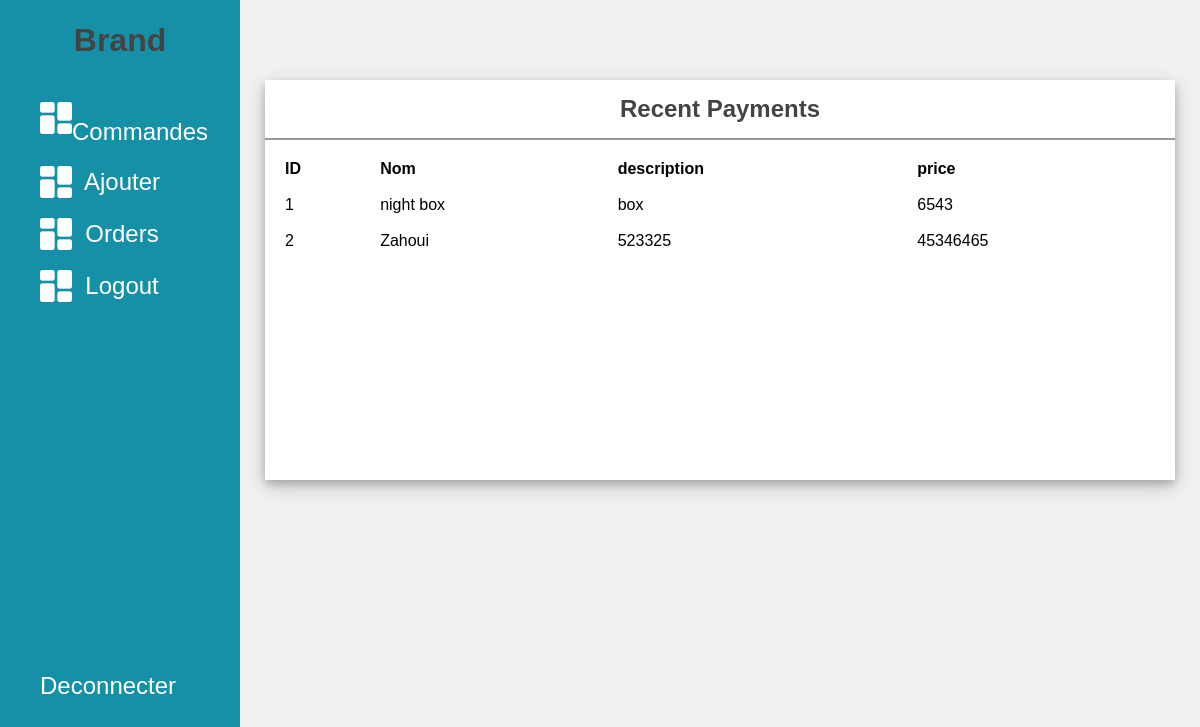
Page /admin/index.php (signed in) on the earlier database version.
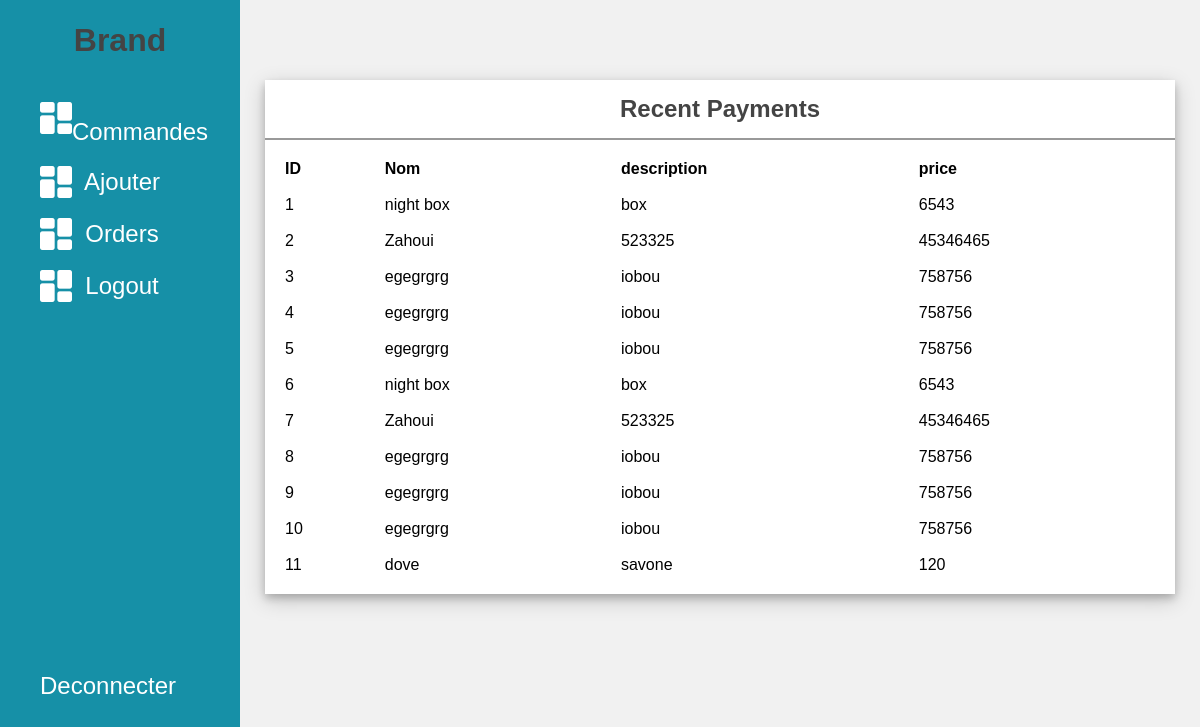
Same page on the later database version.
### tables this page shows
CREATE TABLE `product` (
  `id` int(11) NOT NULL,
  `name` varchar(255) NOT NULL,
  `price` int(11) NOT NULL,
  `description` text NOT NULL,
  `image_path` varchar(200) NOT NULL
);

### admin/index.php (the view, shortened to what this page needs)
<?php
$hostname = 'localhost:3307';
$username = 'root';
$password = 'root';
    $connect = mysqli_connect($hostname ,$username ,$password, "memoire");
$sql = "SELECT * FROM product ";
$resultat = mysqli_query($connect, $sql);
$products = $resultat->fetch_all(MYSQLI_ASSOC);
?>
<!DOCTYPE html>
<head>
    <link rel="stylesheet" href="styles.css">
</head>
<body>
    <div class="side-menu">
        <div class="brand-name">
            <h1>Brand</h1>
        </div>
        <ul>
            <li><img src="dashboard (2).png" alt=""> <a href="index.php">&nbsp; <span>Commandes</span> </a></li>
              <li><img src="dashboard (2).png" alt=""   > <a href="add.php">&nbsp; <span>Ajouter</span> </a></li>
               <li><img src="dashboard (2).png" alt=""  > <a href="orders.php">&nbsp; <span>Orders</span> </a></li>
               <li><img src="dashboard (2).png" alt=""  > <a href="logout.php">&nbsp; <span>Logout</span> </a></li>
			   <div style="height: 350px;"></div>
               <li > <a class="nav-link px-3" href="deconnect.php">Deconnecter</a></li>
          </ul>
    </div>
    <div class="container">
        <div class="content">
            <div class="content-2">
                <div class="recent-payments">
                    <div class="title">
                        <h2>Recent Payments</h2>
                    </div>
                    <table>
                        <thead>
                        <tr>
                            <th>ID</th>
                            <th>Nom</th>
                            <th>description</th>
                            <th>price</th>
                        </tr>
                    </thead>
                        <tbody>
            <?php foreach ($products as $product) { ?>
                <tr>
                <td><?= $product['id'] ?> </td>
                <td><?= $product['name'] ?> </td>
                <td><?= $product['description'] ?> </td>
                <td><?= $product['price'] ?> </td>
                </tr>
            <?php } ?>
          </tbody>
                    </table>
                </div>
            </div>
        </div>
    </div>
</body>
</html>

Differences in the rows shown:
added product: id "3", name "egegrgrg", description "iobou", price "758756"
added product: id "4", name "egegrgrg", description "iobou", price "758756"
added product: id "5", name "egegrgrg", description "iobou", price "758756"
added product: id "6", name "night box", description "box", price "6543"
added product: id "7", name "Zahoui", description "523325", price "45346465"
added product: id "8", name "egegrgrg", description "iobou", price "758756"
added product: id "9", name "egegrgrg", description "iobou", price "758756"
added product: id "10", name "egegrgrg", description "iobou", price "758756"
added product: id "11", name "dove", description "savone", price "120"
